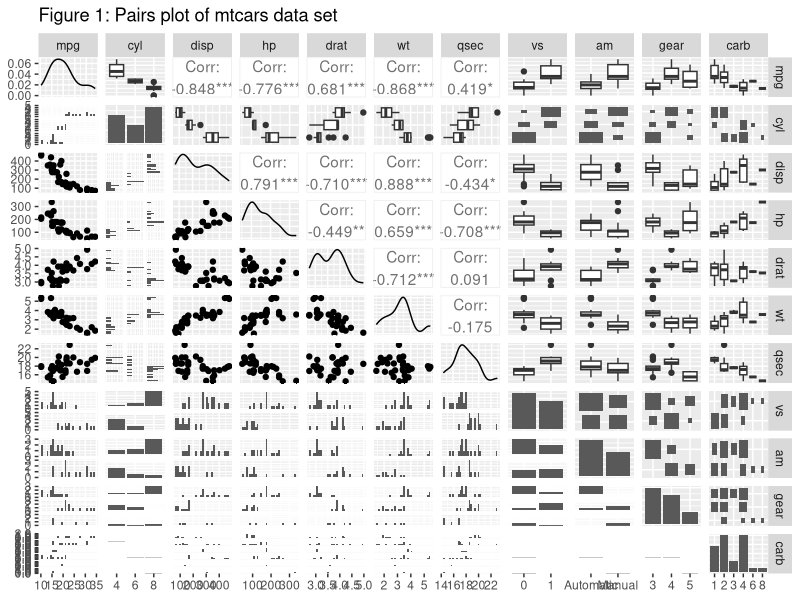
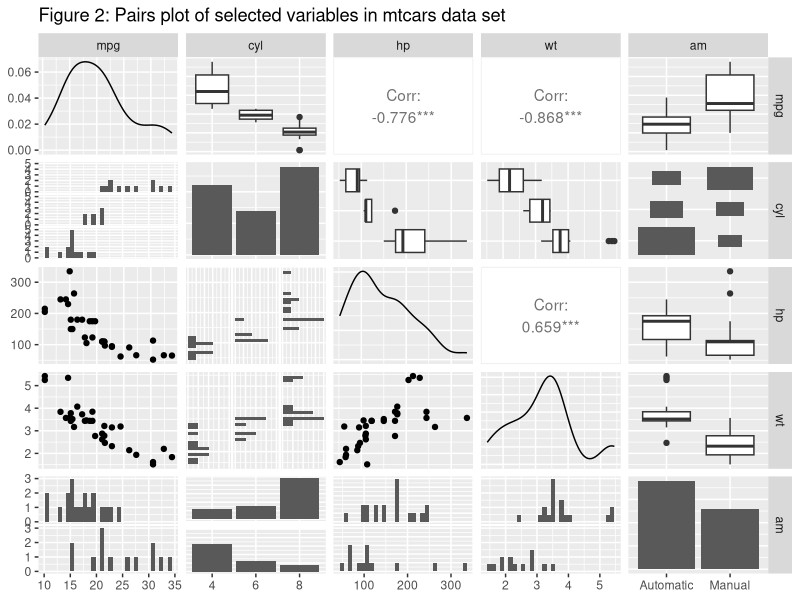
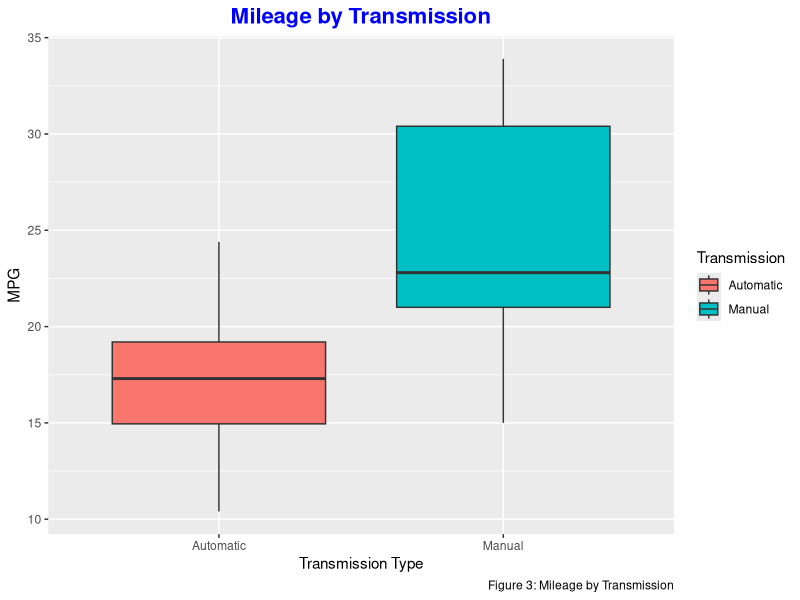
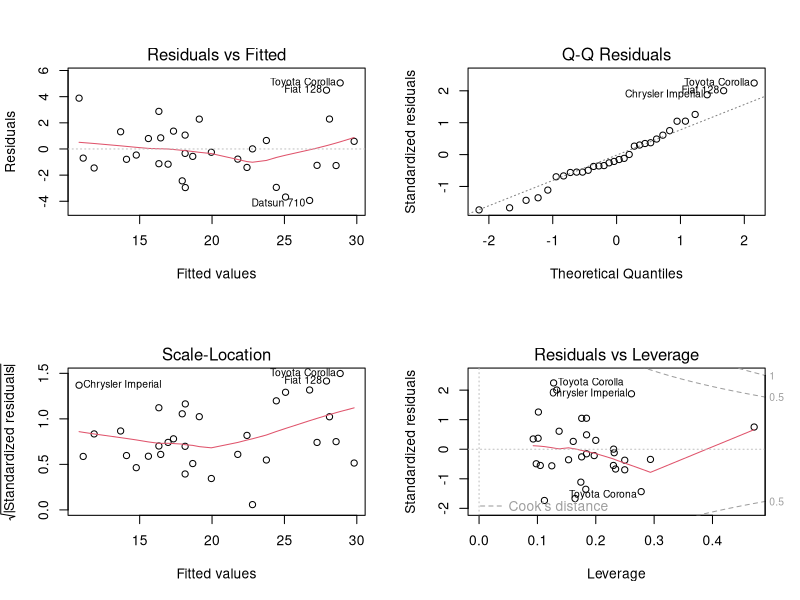

Write R code to recreate these figures, in order.
## ---- chunk 1
today <- Sys.Date()
today<- format(today, format="%B %d %Y")
## ---- chunk 2
knitr::opts_chunk$set(echo = TRUE)
## ---- chunk 3
library(datasets);library(ggplot2);library(GGally);library(knitr);library(dplyr)
## ---- chunk 4
data(mtcars); dim(mtcars)
## ---- chunk 5
str(mtcars)
names(mtcars)
## ---- chunk 6
mtcars$cyl  <- factor(mtcars$cyl)
mtcars$vs   <- factor(mtcars$vs)
mtcars$gear <- factor(mtcars$gear)
mtcars$carb <- factor(mtcars$carb)
mtcars$am   <- factor(mtcars$am,labels=c("Automatic","Manual"))
## ---- chunk 7
table(mtcars$am)
aggregate(mpg~am, mtcars, mean)
## ---- chunk 8
model1 <- lm(mpg~am, data=mtcars)
summary(model1)

## ---- chunk 9
model2 <- lm(mpg~ am + cyl  , data=mtcars)
summary(model2)$r.squared
## ---- chunk 10
model3 <- lm(mpg~ am + cyl + wt , data=mtcars)
summary(model3)$r.squared
## ---- chunk 11
model4 <- lm(mpg~ am + cyl + wt + hp , data=mtcars)
summary(model4)
## ---- chunk 12
anova(model1, model2)
## ---- chunk 13
anova(model1, model3)
## ---- chunk 14
anova(model1, model4)
## ---- chunk 15
lev <- hatvalues(model4)
tail(sort(lev),3)
## ---- chunk 16
inf <- dfbetas(model4)
tail(sort(inf[,2]),3)
## ---- chunk 17
t.test(mpg~am, data=mtcars)
## ---- chunk 18
g2 <- ggpairs(mtcars, 
             title="Figure 1: Pairs plot of mtcars data set")
             
g2
## ---- chunk 19
g2 <- ggpairs(mtcars, 
             columns = c(1,2,4,6,9),
             title="Figure 2: Pairs plot of selected variables in mtcars data set")
             
g2
## ---- chunk 20
g3 <-ggplot(aes(x=am, y=mpg), data=mtcars) + 
    geom_boxplot(aes(fill=am))+
    labs(x="Transmission Type", y="MPG", title="Mileage by Transmission", caption="Figure 3: Mileage by Transmission")+
    theme(plot.title = element_text(hjust = 0.5)) +
    scale_x_discrete(labels=c("Automatic","Manual")) +
    scale_fill_discrete(name="Transmission",labels=c("Automatic", "Manual")) +
    theme(plot.title = element_text(color="blue", size=16, face="bold"))
g3
## ---- chunk 21
g4 <-ggplot(aes(x=cyl, y=mpg), data=mtcars) + 
        geom_boxplot(aes(fill=cyl))+
        labs(x="Number for Cylinders", y="MPG", title="Mileage by Cylinder", caption="Figure : Mileage by Cylinder")+
        theme(plot.title = element_text(hjust = 0.5)) +
        scale_x_discrete(labels=c(4,6,8)) +
        scale_fill_discrete(name="Cylinders",labels=c(4,6,8)) +
        theme(plot.title = element_text(color="blue", size=16, face="bold"))

## ---- chunk 22
g5 <-ggplot(aes(x=wt, y=mpg), data=mtcars) + 
        geom_point(size=2, shape=23)+
        labs(x="Weight", y="MPG", title="Mileage by Weight", caption="Figure : Mileage by Weight")+
        theme(plot.title = element_text(hjust = 0.5)) +
        scale_x_discrete(labels=c(4,6,8)) +
        scale_fill_discrete(name="Cylinders",labels=c(4,6,8)) +
        theme(plot.title = element_text(color="blue", size=16, face="bold"))

## ---- chunk 23
g6 <-ggplot(aes(x=hp, y=mpg, color=cyl), data=mtcars) + 
        geom_point(size=3)+
        geom_smooth(method="lm", aes(fill=cyl))+
        facet_wrap(~cyl)+
        labs(x="Horsepower", y="MPG", title="Mileage by horsepower in different types of cylinders", caption="Figure 4: Mileage by horsepower in different types of cylinders")+
        theme(plot.title = element_text(hjust = 0.5)) +
        theme(plot.title = element_text(color="blue", size=16, face="bold"))

## ---- chunk 24
par(mfrow=c(2,2))
plot(model4)
